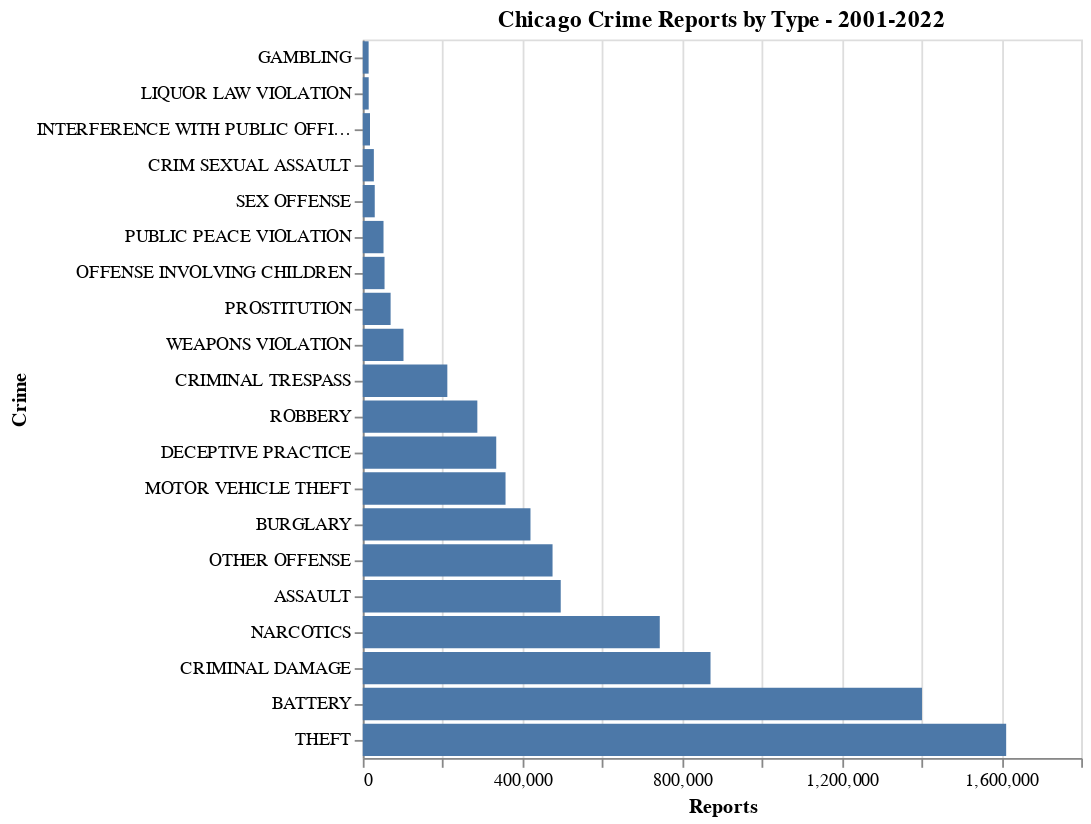

Source (notebook cell):
### Code cell
# crimes by type bar chart
alt.Chart(crimes_by_type[0:20]).mark_bar().encode(
  x={'field': 'Total', 'type': 'quantitative', 'title': 'Reports'},
  y={'field': 'Primary Type', 'type': 'nominal', 'title': 'Crime', 'sort': 'x'},
  tooltip=[
    {'field': 'Primary Type', 'type': 'nominal', 'title': 'Crime Type'},
    {'field': 'Total', 'type': 'quantitative', 'title': 'Reports'}
  ]
).properties(title='Chicago Crime Reports by Type - 2001-2022')

### Figure 1 — Vega-Lite specification as saved in the notebook (floating-point values rounded to 4 significant figures)
{"config": {"view": {"continuousWidth": 400, "continuousHeight": 300}}, "data": {"name": "data-46ed5c49f4ba17e24c14f20437aea1c6"}, "mark": "bar", "encoding": {"tooltip": [{"type": "nominal", "field": "Primary Type", "title": "Crime Type"}, {"type": "quantitative", "field": "Total", "title": "Reports"}], "x": {"type": "quantitative", "field": "Total", "title": "Reports"}, "y": {"type": "nominal", "field": "Primary Type", "sort": "x", "title": "Crime"}}, "title": "Chicago Crime Reports by Type - 2001-2022", "$schema": "https://vega.github.io/schema/vega-lite/v4.8.1.json", "datasets": {"data-46ed5c49f4ba17e24c14f20437aea1c6": [{"Primary Type": "THEFT", "Total": 1612023}, {"Primary Type": "BATTERY", "Total": 1401115}, {"Primary Type": "CRIMINAL DAMAGE", "Total": 871255}, {"Primary Type": "NARCOTICS", "Total": 744105}, {"Primary Type": "ASSAULT", "Total": 495960}, {"Primary Type": "OTHER OFFENSE", "Total": 475452}, {"Primary Type": "BURGLARY", "Total": 420155}, {"Primary Type": "MOTOR VEHICLE THEFT", "Total": 357647}, {"Primary Type": "DECEPTIVE PRACTICE", "Total": 334363}, {"Primary Type": "ROBBERY", "Total": 287001}, {"Primary Type": "CRIMINAL TRESPASS", "Total": 211814}, {"Primary Type": "WEAPONS VIOLATION", "Total": 101961}, {"Primary Type": "PROSTITUTION", "Total": 69705}, {"Primary Type": "OFFENSE INVOLVING CHILDREN", "Total": 54501}, {"Primary Type": "PUBLIC PEACE VIOLATION", "Total": 51914}, {"Primary Type": "SEX OFFENSE", "Total": 29950}, {"Primary Type": "CRIM SEXUAL ASSAULT", "Total": 27706}, {"Primary Type": "INTERFERENCE WITH PUBLIC OFFICER", "Total": 18121}, {"Primary Type": "LIQUOR LAW VIOLATION", "Total": 14793}, {"Primary Type": "GAMBLING", "Total": 14616}]}}
